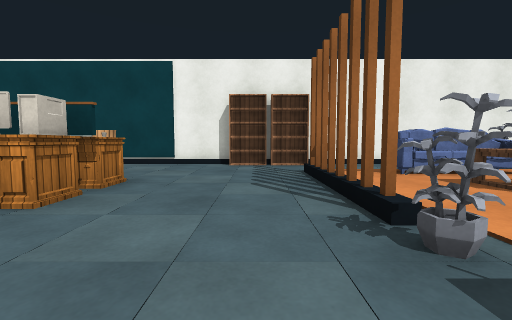
[1] (above)

17 first-person views from a walk through a 3-D level made in the Unity game engine. The camera is 0.72 m above the floor, tilts 4° down and sees 90° across. The floor is counted in squares, 1 m on a side. Each view is taken from the middle of a square. On the plan, view 1 faces up. The plan holds only what a view shows up to about 9 squares ahead; the rest is blank. Surface patterns are stand-ins for the level's own textures.

[2]
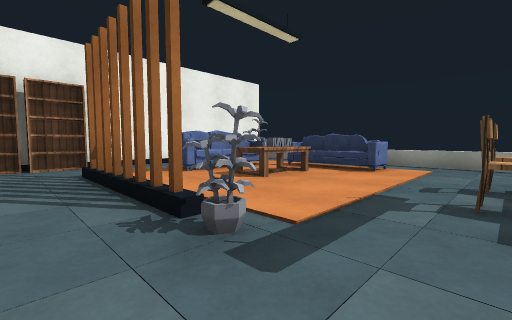

[3]
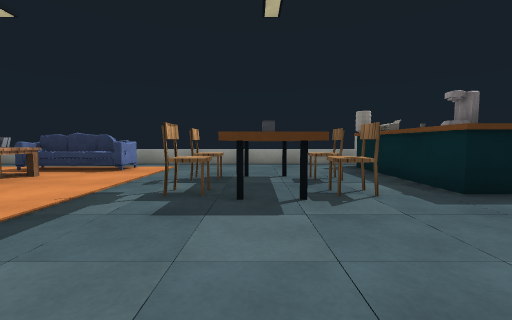

[4]
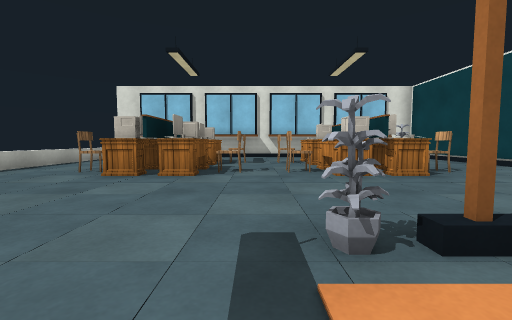

[5]
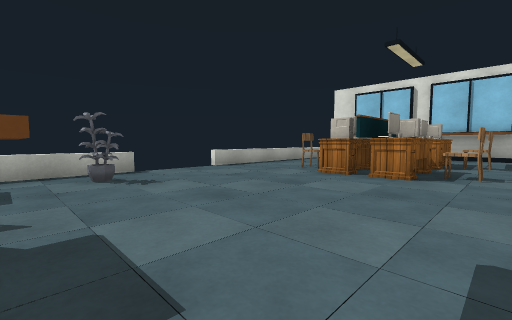

[6]
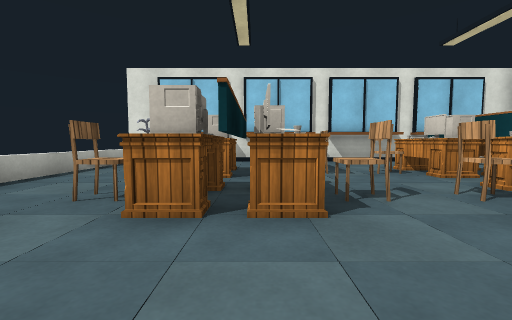

[7]
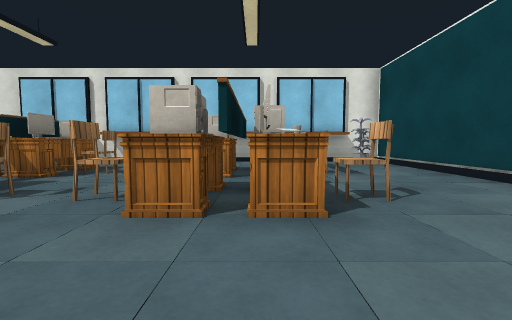

[8]
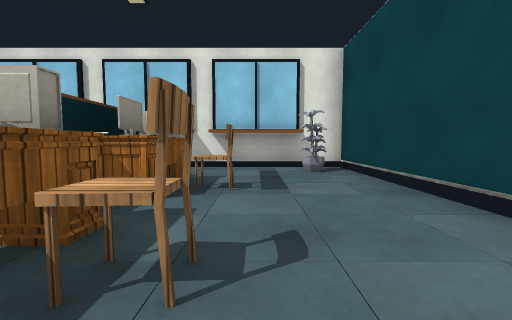

[9]
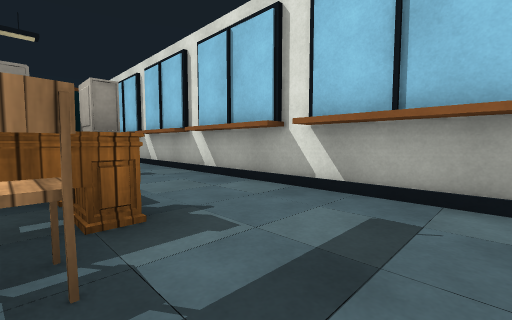

[10]
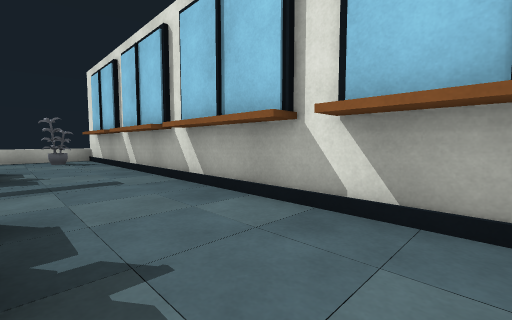

[11]
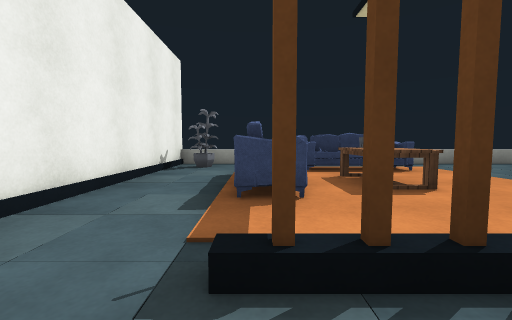

[12]
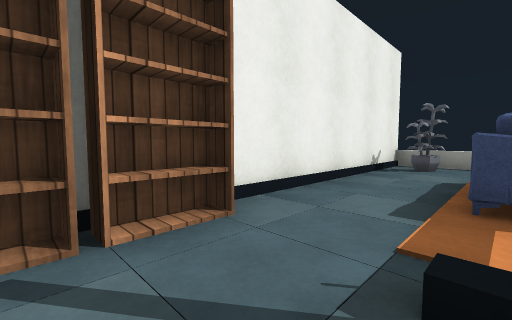

[13]
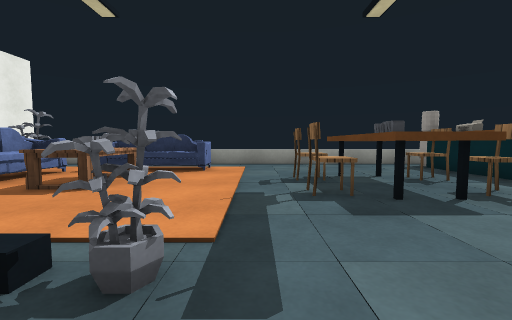

[14]
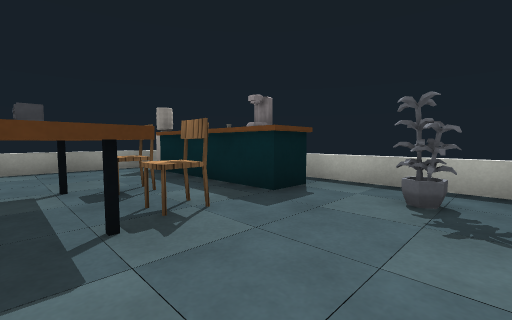

[15]
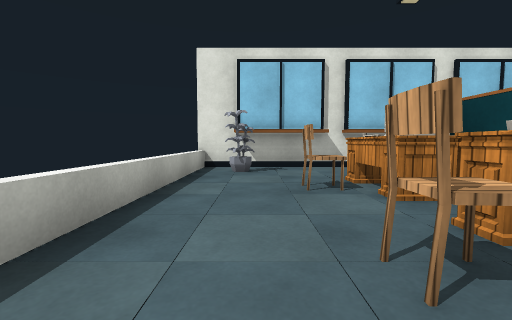

[16]
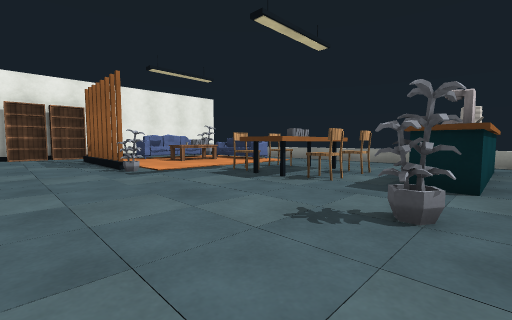

[17]
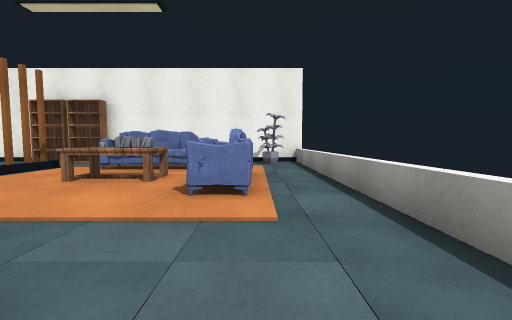

### Floor plan
Points are (right, up) in squares from view 1. A wall is a line through its corners. A room is listed if a view was taken in it or the views show most of it. See-through windows are left out.
Room 1 (views 1, 2, 3, 4, 5, 6, 7, 8, 9, 10, 11, 12, 13, 14, 15, 16, 17)
walls: (1.3, 5.2) (1.3, 6.2); (2.9, -1.6) (2.9, -0.6) (3.4, -0.6); (4.4, -0.6) (5.8, -0.6); (3.5, -4.7) (3.5, -4.4); (6.4, -3.9) (7.4, -3.9); (8.5, 8.5) (-9.5, 8.5) (-9.5, -5.8)
low walls: (0.6, -5.5) (4.1, -5.5); (-9.5, -5.5) (-1.6, -5.5); (8.5, -5.1) (8.5, 8.5)
objects: other object (-8, -4); other object (-8, 7) to (-8, 8); other object (-7, -2); other object (-7, -1); other object (-7, 3); other object (-7, 4); other object (-6, -3); other object (-6, -1); other object (-6, 0); other object (-6, 2); other object (-6, 4); other object (-6, 5); other object (-5, -2); other object (-5, -1); other object (-5, 3); other object (-5, 4); other object (-4, -2); other object (-4, 0); other object (-4, 3); other object (-4, 4); other object (-4, 5); other object (-3, -3); other object (-3, -1); other object (-3, 0); other object (-3, 2); other object (-3, 4); other object (-3, 5); other object (-2, -2); other object (-2, -1); other object (-2, 3); other object (-2, 4); other object (-1, 8) to (0, 8); other object (1, 2); other object (1, 8); other object (2, -4); other object (3, -2) to (4, -2); other object (3, 6) to (6, 6); other object (4, -4); other object (4, -1); other object (4, 0); other object (4, 4) to (5, 4); other object (5, -4); other object (5, -2); other object (5, 0); other object (6, -4); other object (6, 2) to (7, 5); other object (7, 7) to (8, 8); other object (8, -4)

Positions as (right, up) in squares from view 1, and headings:
1: (0, 0), facing up
2: (0, 0), facing up-right
3: (0, -1), facing right
4: (3, 1), facing left
5: (3, 1), facing down-left
6: (0, -1), facing left
7: (0, 4), facing left
8: (-2, 6), facing left
9: (-6, 7), facing down-left
10: (-7, 6), facing down-left
11: (0, 6), facing right
12: (0, 6), facing up-right
13: (0, 1), facing right
14: (1, -1), facing down-right
15: (-2, -4), facing left
16: (-1, -5), facing up-right
17: (7, -1), facing up
